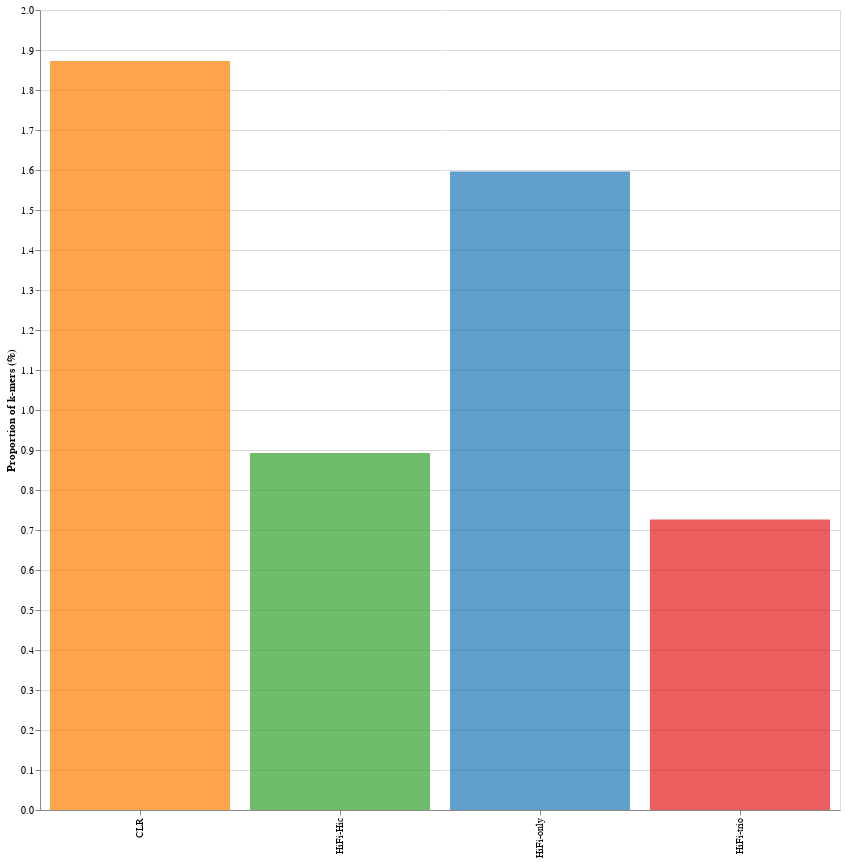

Source (notebook cell):
### Code cell
panel_B_a = alt.Chart(dup).mark_bar(color='green',opacity=.7).encode(
    x=alt.X('mode',title=None),
    y=alt.Y('prct',title="Proportion of k-mers (%)"),
    color=alt.Color(
                'mode',
                scale=alt.Scale(
                    domain=modes_byung,
                    range=colors_byung
                ),
            legend=None
        
            ),    
    
).properties(
    width=800,
    height=800,
)
panel_B_a

### Figure 1 — Vega-Lite specification as saved in the notebook (floating-point values rounded to 4 significant figures)
{"config": {"view": {"continuousWidth": 400, "continuousHeight": 300}}, "data": {"name": "data-c3e69e7ab2eabdc86efa47afd3450540"}, "mark": {"type": "bar", "color": "green", "opacity": 0.7}, "encoding": {"color": {"field": "mode", "legend": null, "scale": {"domain": ["HiFi-only", "HiFi-Hic", "HiFi-trio", "CLR"], "range": ["#1f78b4", "#33a02c", "#e31a1c", "#ff7f00"]}, "type": "nominal"}, "x": {"field": "mode", "title": null, "type": "nominal"}, "y": {"field": "prct", "title": "Proportion of k-mers (%)", "type": "quantitative"}}, "height": 800, "width": 800, "$schema": "https://vega.github.io/schema/vega-lite/v4.17.0.json", "datasets": {"data-c3e69e7ab2eabdc86efa47afd3450540": [{"mode": "CLR", "prct": 1.872}, {"mode": "HiFi-only", "prct": 1.596}, {"mode": "HiFi-Hic", "prct": 0.8925}, {"mode": "HiFi-trio", "prct": 0.7262}]}}
